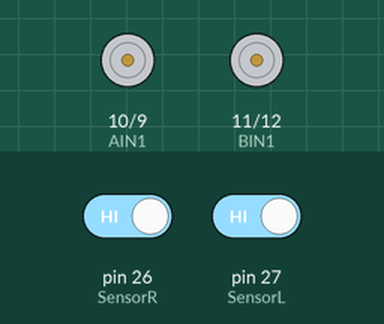
Recording of a sketch running on a simulated Arduino Mega 2560, built with avr-gcc and run on an emulated ATmega2560. Parts: motor-driver pin pairs drawn as motors (green arrow = first pin HIGH = forward, orange = second pin HIGH = backward, longer = more drive, scaled by the enable pin). Inputs (shaded band) come from the test bench; at power-on: pin 26 (SensorR) HIGH, pin 27 (SensorL) HIGH.

Above: at 1.2 s.
1.3 s: pin 26 (SensorR) driven LOW
At 2.3 s:
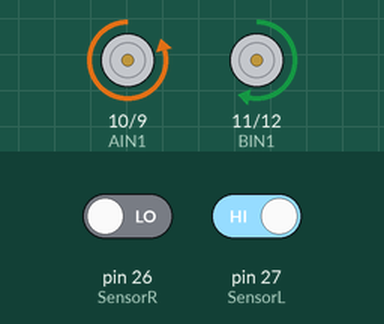
2.8 s: pin 27 (SensorL) driven LOW
At 3.4 s:
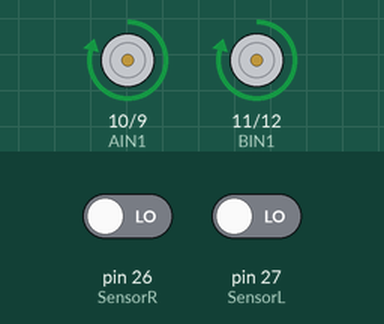
4.3 s: pin 26 (SensorR) driven HIGH
At 4.6 s:
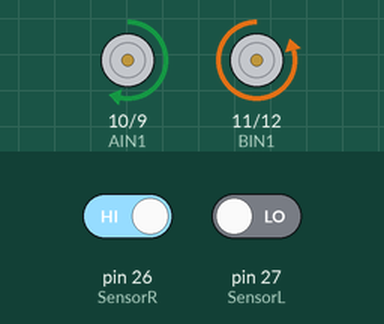
Timing chart, 0 to 7.3 s (numbered marks = the images above; inputs shaded):
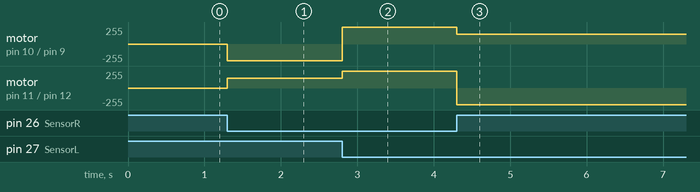

Measured:
- after the input at 1.3 s, motor on pin 10 (AIN1) / pin 9 (AIN2): stopped → backward 250/255 at once; motor on pin 11 (BIN1) / pin 12 (BIN2): stopped → forward 150/255 at once
- after the input at 2.8 s, motor on pin 10 (AIN1) / pin 9 (AIN2): backward 250/255 → forward 250/255 at once; motor on pin 11 (BIN1) / pin 12 (BIN2): forward 150/255 → forward 250/255 at once
- after the input at 4.3 s, motor on pin 10 (AIN1) / pin 9 (AIN2): forward 250/255 → forward 150/255 at once; motor on pin 11 (BIN1) / pin 12 (BIN2): forward 250/255 → backward 250/255 at once

The sketch:

Pico_Line_Follower_V3_1.ino
```cpp
 // Line tracer code: Use TB6612 motor driver
 //  Written by Se H. Yang

 #define PWMA  8 // A motor speed
 #define AIN2  9  // A motor
 #define AIN1  10  // A motor

 #define BIN1  11  // B motor speed
 #define BIN2  12  // B motor
 #define PWMB  13  // B motor
 #define SensorL  27 // Left side sensor
 #define SensorR  26 // Right side sensor

  void setup() {
  pinMode(SensorR, INPUT) ;
  pinMode(SensorL, INPUT) ;
  pinMode(PWMA, OUTPUT);
  pinMode(AIN1, OUTPUT);
  pinMode(AIN2, OUTPUT);
  pinMode(PWMB, OUTPUT);
  pinMode(BIN1, OUTPUT);
  pinMode(BIN2, OUTPUT);
  }

 void loop() {

  if ( !digitalRead(SensorL) == 1 &&  !digitalRead(SensorR) == 1 )

  { Control(250, 250, 1, 0, 1, 0) ; } // Forward(속도A, 속도B,우직진,직진)

  if ( digitalRead( SensorL) == 1 && !digitalRead(SensorR) == 1)
  { Control(250, 150, 0, 1, 1, 0) ; } // Right turn (A Backward, B Forward)

  else if ( !digitalRead(SensorL) == 1 &&  digitalRead(SensorR) == 1 )
   { Control(150, 250, 1, 0, 0, 1) ; } // Left turn (A Forward, B Backward) }

  else if ( digitalRead(SensorL) == 1 &&  digitalRead(SensorR) == 1 )
   { Control(0, 0, 0, 0, 0, 0) ; } // STOP (A Stop, B Stop)
 } // end of Loop

 void Control(int SpeedL, int SpeedR, int A1HL, int A2HL, int B1HL, int B2HL )
 {
  analogWrite(PWMA, SpeedL) ;
  digitalWrite(AIN1, A1HL) ;
  digitalWrite(AIN2, A2HL) ;
  analogWrite(PWMB, SpeedR) ;
  digitalWrite(BIN1, B1HL) ;
  digitalWrite(BIN2, B2HL) ;
 }
```
